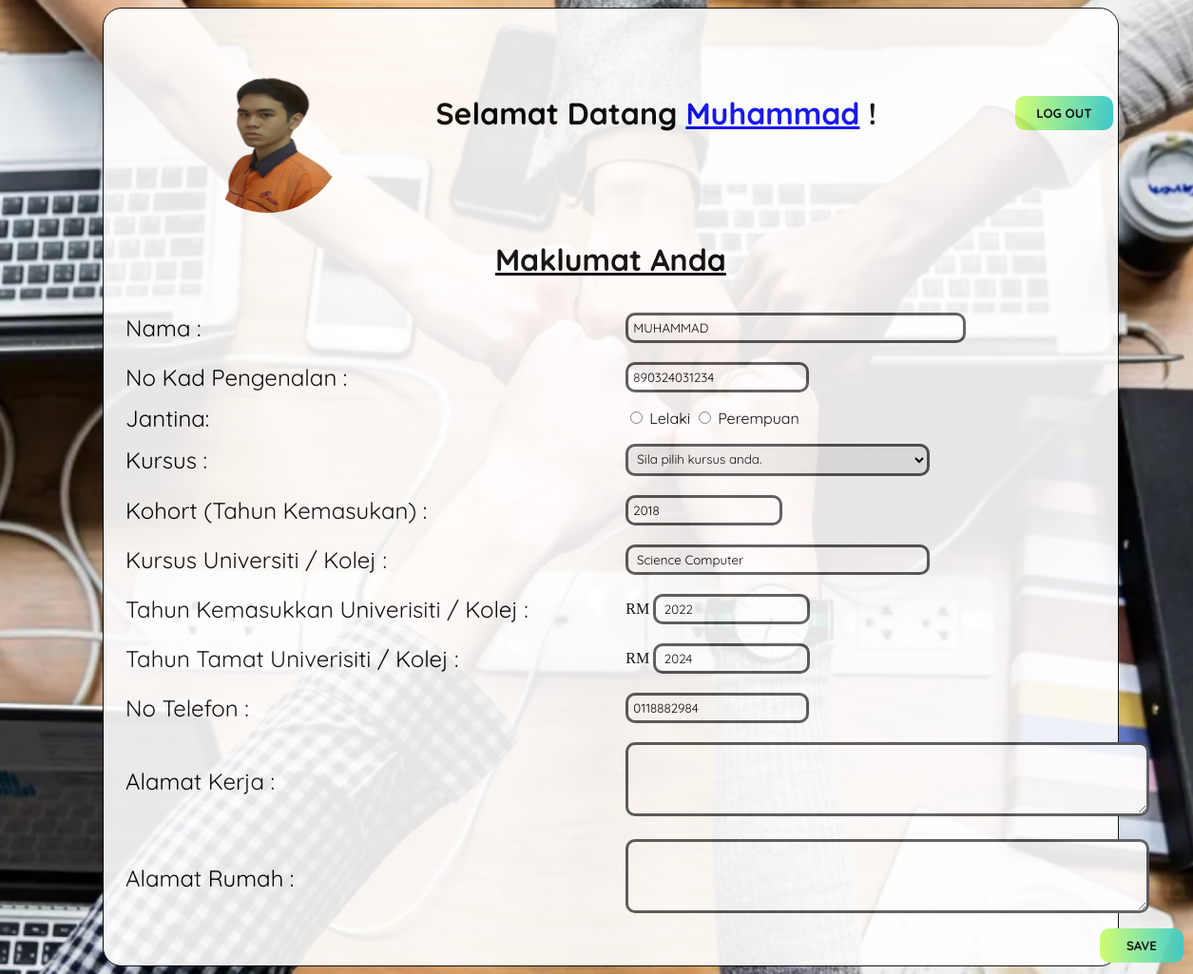
Screenshot of /admin/editsambungbelajar.php?noIc=890324031234 with the database file from the repository.
### tables this page shows
CREATE TABLE `sambungbelajar` (
  `ID` int(255) NOT NULL,
  `pfp` varchar(1000) NOT NULL,
  `nama` varchar(1000) NOT NULL,
  `noIc` varchar(20) NOT NULL,
  `jantina` varchar(10) NOT NULL,
  `kursus` varchar(1000) NOT NULL,
  `kohort` int(5) NOT NULL,
  `kursussemasa` varchar(1000) NOT NULL,
  `tahunmasuk` int(5) NOT NULL,
  `tahuntamat` int(5) NOT NULL,
  `notel` varchar(20) NOT NULL,
  `alamatkerja` varchar(2000) NOT NULL,
  `alamatrumah` varchar(2000) NOT NULL
);

### admin/editsambungbelajar.php (the view, shortened to what this page needs)
<?php
include('config.php');
if (isset($_GET['noIc'])) {
    $noIcFromURL = $_GET['noIc'];
    $query = "SELECT * FROM sambungbelajar WHERE noIc = '$noIcFromURL'";
    $result = mysqli_query($connect, $query);
    $fetch = mysqli_fetch_array($result);
    if ($fetch) {
?>
<!DOCTYPE html>
<html>
<head>
    <link rel="stylesheet"  href="style.css">
</head>
<body class="bgmp">
    <div class="tbmp">
    <form method="post" enctype="multipart/form-data">
        <table cellspacing="0" cellpadding="5">
            <tr>
                <td class="pfpmp">
                     <div class="form-group text-center" style="position: relative; margin-top: 30px" >
                            <span class="img-div">
                            <img src="<?php echo isset($fetch["pfp"]) ? '../profile/'.$fetch["pfp"] : 'pic/defaultpfp.png'; ?>" onClick="triggerClick()" id="profileDisplay">
                            </span>
                        </div>
                </td>
                <td class="welcomemp">
                    <h1>Selamat Datang <a href="bekerjaoutput.php"><?php echo isset($fetch["nama"]) ? $fetch["nama"] : ''; ?></a> ! </h1>
                </td>
                <td class="logout">
                <button class="logoutbtn"><b><a href="logout.php" style="color: black;  text-decoration: none;">LOG OUT</a></b></button>
                </td>
            </tr>
            <table width="100%">
                <tr>
                    <td class="titlemp">
                        <h1><u>Maklumat Anda</u></h1>
                    </td>
                </tr>
                <table width="90%">
                        <tr>
                            <td>
                                <label for="nama" class="inputtext">Nama : </label>
                            </td>
                            <td>
                                <input type="text" id="nama" name="nama" class="inputnama" value="<?php echo isset($fetch["nama"]) ? $fetch["nama"] : ''; ?>" required>
                            </td>
                        </tr>
                        <tr>
                            <td>
                                <label for="nama" class="inputtext">No Kad Pengenalan : </label>
                            </td>
                            <td>
                                <input type="text" id="noIc" name="noIc" class="inputnotel" value="<?php echo isset($fetch["noIc"]) ? $fetch["noIc"] : ''; ?>" required>
                            </td>
                        </tr>
                        <tr>
                    <td>
                      <label for ="jantina" class="inputtext">Jantina: </label>
                    </td>
                    <td>
                        <input type="radio" id="lelaki" name="jantina" value="Lelaki" class="inputjantina">
                        <label for="lelaki" class="font">Lelaki</label>
                        <input type="radio" id="perempuan" name="jantina" value="Perempuan" class="inputjantina">
                        <label for="perempuan" class="font">Perempuan</label>
                    </td>
                </tr>
                <tr>
                    <td>
                      <label for ="kursus"  class="inputtext" >Kursus : </label>
                    </td>
                    <td>
                    <select id ="kursus" name = "kursus" class="inputkursus">
<option value="" selected disabled>Sila pilih kursus anda.</option>
</select>
                    </td>
                </tr>
                <tr>
                    <td>
                      <label for ="kohort" class="inputtext">Kohort (Tahun Kemasukan) : </label>
                    </td>
                    <td>
                        <input type="int" id="kohort" name="kohort" class="inputkohort"  value="<?php echo isset($fetch["kohort"]) ? $fetch["kohort"] : ''; ?>" required>
                    </td>
                </tr>
                <tr>
                    <td>
                    <label for ="kursussemasa" class="inputtext">Kursus Universiti / Kolej : </label>
                    </td>
                    <td>
                        <input type="text" id="kursussemasa" name="kursussemasa" class="inputkursus"  value=" <?php echo isset($fetch["kursussemasa"]) ? $fetch["kursussemasa"] : ''; ?>" required>
                    </td>
                </tr>
                <tr>
                    <td>
                      <label for ="tahunmasuk" class="inputtext"> Tahun Kemasukkan Univerisiti / Kolej : </label>
                    </td>
                    <td>
                       RM <input type="int" id="tahunmasuk" name="tahunmasuk" class="inputkohort"  value=" <?php echo isset($fetch["tahunmasuk"]) ? $fetch["tahunmasuk"] : ''; ?>" required>
                    </td>
                </tr>
                <tr>
                    <td>
                      <label for ="tahuntamat" class="inputtext"> Tahun Tamat Univerisiti / Kolej : </label>
                    </td>
                    <td>
                       RM <input type="int" id="tahuntamat" name="tahuntamat" class="inputkohort"  value=" <?php echo isset($fetch["tahuntamat"]) ? $fetch["tahuntamat"] : ''; ?>" required>
                    </td>
                </tr>
                <tr>
                    <td>
                      <label for ="notel" class="inputtext">No Telefon : </label>
                    </td>
                    <td>
                        <input type="text" id="notel" name="notel" class="inputnotel"  value="<?php echo isset($fetch["notel"]) ? $fetch["notel"] : ''; ?>" required>
                    </td>
                </tr>
                <tr>
                    <td>
                      <label for ="alamatkerja" class="inputtext" >Alamat Kerja :  </label>
                    </td>
                    <td>
                        <textarea type="text" id="alamatkerja" name="alamatkerja" class="inputalamatkerja"  value="<?php echo isset($fetch["alamatkerja"]) ? $fetch["alamatkerja"] : ''; ?>" required></textarea>
                    </td>
                </tr>
                <tr>
                    <td>
                      <label for ="alamatrumah" class="inputtext">Alamat Rumah :  </label>
                    </td>
                    <td>
                        <textarea type="text" id="alamatrumah" name="alamatrumah"  class="inputalamatrumah"  value="<?php echo isset($fetch["alamatrumah"]) ? $fetch["alamatrumah"] : ''; ?>" required></textarea>
                    </td>
                </tr>
                        <tr>
                            <td colspan="8">
                                <button class="buttonmp" name="submit" type="submit"><b>SAVE</b></button>
                            </td>
                        </tr>
                    </form>
    </div>
</body>
</html>
<?php
    } else {
        echo "Tiada data ditemui.";
    }
} else {
    echo "Invalid request. No 'noIc' provided.";
}
?>

### admin/style.css (style rules this page uses)
.bgmp { background-image: url(pic/work.webp); background-repeat: no-repeat; background-position: center; background-size: cover; width: 100%; }
.tbmp { opacity: .9; width: 85%; background-color: white; border: 1px solid black; border-radius: 20px; margin: center; margin-left: 100px; }
.pfpmp { width: 37%; }
.logout { width: 40%; }
.logoutbtn { font-family: Quicksand, sans-serif; background : linear-gradient(to right, #ccff66, #33cccc); border: none; border-radius: 10px; padding: 10px 20px; text-align: center; margin-right: 35px; width: 100%; }
.welcomemp { font-family: Quicksand, sans-serif; width: 200%; }
.titlemp { font-family: 'Quicksand', sans-serif; text-align: center; font-size: 100%; }
.inputnama { font-family: Quicksand, sans-serif; width: 65%; border-radius: 10px; border: 3px solid #555; padding: 5px; margin: 8px 0; box-sizing: border-box; text-transform: uppercase; }
.inputkursus { font-family: Quicksand, sans-serif; width: 58%; border-radius: 10px; border: 3px solid #555; padding: 5px; margin: 8px 0; box-sizing: border-box; }
.inputkohort { font-family: Quicksand, sans-serif; width: 30%; border-radius: 10px; border: 3px solid #555; padding: 5px; margin: 8px 0; box-sizing: border-box; }
.inputnotel { font-family: Quicksand, sans-serif; width: 35%; border-radius: 10px; border: 3px solid #555; padding: 5px; margin: 8px 0; box-sizing: border-box; }
.inputalamatkerja { font-family: Quicksand, sans-serif; width: 100%; border-radius: 10px; padding: 20px; border: 3px solid #555; margin: 8px 0; box-sizing: border-box; }
.inputalamatrumah { font-family: Quicksand, sans-serif; width: 100%; border-radius: 10px; padding: 20px; border: 3px solid #555; margin: 8px 0; box-sizing: border-box; }
.inputtext { border-radius: 20px; font-family: Quicksand, sans-serif; font-size: 150%; padding: 20px; width: 40%; }
.inputjantina { font-family: Quicksand, sans-serif; }
.buttonmp { font-family: Quicksand, sans-serif; background : linear-gradient(to right, #ccff66, #33cccc); border: none; border-radius: 10px; padding: 10px 10px; text-align: center; margin-left: 1045px; width: 8%; }
.font { font-family: 'Quicksand', sans-serif; }

### admin/editsambungbelajar.php (style rules this page uses)
#profileDisplay { display: block; height: 180px; width: 50%; margin: 0px auto; border-radius: 50%; }

### rows the page displays
sambungbelajar: pfp (picture), nama "Muhammad", noIc "890324031234", kohort "2018", kursussemasa "Science Computer", tahunmasuk "2022", tahuntamat "2024", notel "0118882984"
